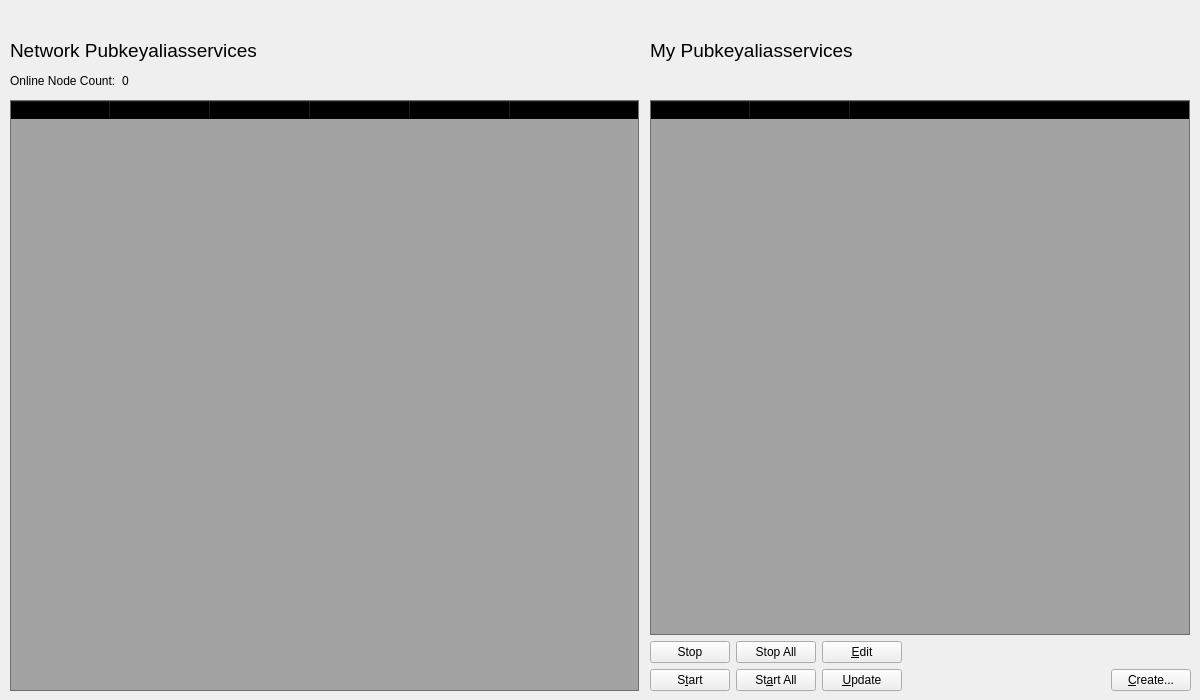
<?xml version="1.0" encoding="UTF-8"?>
<ui version="4.0">
 <class>PubkeyaliasserviceManager</class>
 <widget class="QWidget" name="PubkeyaliasserviceManager">
  <property name="geometry">
   <rect>
    <x>0</x>
    <y>0</y>
    <width>1200</width>
    <height>700</height>
   </rect>
  </property>
  <property name="windowTitle">
   <string>Form</string>
  </property>
  <property name="styleSheet">
   <string notr="true"/>
  </property>
  <widget class="QWidget" name="">
   <property name="geometry">
    <rect>
     <x>650</x>
     <y>100</y>
     <width>541</width>
     <height>591</height>
    </rect>
   </property>
   <layout class="QVBoxLayout" name="verticalLayout_2">
    <property name="bottomMargin">
     <number>0</number>
    </property>
    <item>
     <widget class="QTableWidget" name="tableWidget_2">
      <property name="minimumSize">
       <size>
        <width>400</width>
        <height>0</height>
       </size>
      </property>
      <property name="maximumSize">
       <size>
        <width>540</width>
        <height>16777215</height>
       </size>
      </property>
      <property name="styleSheet">
       <string notr="true">background: transparent;
background-color: rgb(20, 20, 20, 0.35);
</string>
      </property>
      <property name="editTriggers">
       <set>QAbstractItemView::NoEditTriggers</set>
      </property>
      <property name="alternatingRowColors">
       <bool>true</bool>
      </property>
      <property name="selectionMode">
       <enum>QAbstractItemView::SingleSelection</enum>
      </property>
      <property name="selectionBehavior">
       <enum>QAbstractItemView::SelectRows</enum>
      </property>
      <attribute name="horizontalHeaderStretchLastSection">
       <bool>true</bool>
      </attribute>
      <column>
       <property name="text">
        <string>Alias</string>
       </property>
      </column>
      <column>
       <property name="text">
        <string>IP/Onion</string>
       </property>
      </column>
      <column>
       <property name="text">
        <string>Status</string>
       </property>
      </column>
     </widget>
    </item>
    <item>
     <layout class="QHBoxLayout" name="horizontalLayout_2">
      <property name="bottomMargin">
       <number>0</number>
      </property>
      <item>
       <widget class="QPushButton" name="stopButton">
        <property name="text">
         <string>Stop</string>
        </property>
       </widget>
      </item>
      <item>
       <widget class="QPushButton" name="stopAllButton">
        <property name="text">
         <string>Stop All</string>
        </property>
       </widget>
      </item>
      <item>
       <widget class="QPushButton" name="editButton">
        <property name="text">
         <string>&amp;Edit</string>
        </property>
       </widget>
      </item>
      <item>
       <spacer name="horizontalSpacer_2">
        <property name="orientation">
         <enum>Qt::Horizontal</enum>
        </property>
        <property name="sizeHint" stdset="0">
         <size>
          <width>40</width>
          <height>20</height>
         </size>
        </property>
       </spacer>
      </item>
     </layout>
    </item>
    <item>
     <layout class="QHBoxLayout" name="horizontalLayout_4">
      <property name="bottomMargin">
       <number>0</number>
      </property>
     </layout>
    </item>
    <item>
     <layout class="QHBoxLayout" name="horizontalLayout_5">
      <property name="bottomMargin">
       <number>0</number>
      </property>
      <item>
       <widget class="QPushButton" name="startButton">
        <property name="text">
         <string>S&amp;tart</string>
        </property>
       </widget>
      </item>
      <item>
       <widget class="QPushButton" name="startAllButton">
        <property name="text">
         <string>St&amp;art All</string>
        </property>
       </widget>
      </item>
      <item>
       <widget class="QPushButton" name="UpdateButton">
        <property name="text">
         <string>&amp;Update</string>
        </property>
       </widget>
      </item>
      <item>
       <spacer name="horizontalSpacer_5">
        <property name="orientation">
         <enum>Qt::Horizontal</enum>
        </property>
        <property name="sizeHint" stdset="0">
         <size>
          <width>40</width>
          <height>20</height>
         </size>
        </property>
       </spacer>
      </item>
      <item>
       <widget class="QPushButton" name="createButton">
        <property name="text">
         <string>&amp;Create...</string>
        </property>
       </widget>
      </item>
     </layout>
    </item>
   </layout>
  </widget>
  <widget class="QWidget" name="">
   <property name="geometry">
    <rect>
     <x>10</x>
     <y>70</y>
     <width>471</width>
     <height>22</height>
    </rect>
   </property>
   <layout class="QHBoxLayout" name="horizontalLayout_3">
    <property name="bottomMargin">
     <number>0</number>
    </property>
    <item>
     <widget class="QLabel" name="label_2">
      <property name="text">
       <string>Online Node Count:</string>
      </property>
     </widget>
    </item>
    <item>
     <widget class="QLabel" name="countLabel">
      <property name="text">
       <string>0</string>
      </property>
     </widget>
    </item>
    <item>
     <spacer name="horizontalSpacer_3">
      <property name="orientation">
       <enum>Qt::Horizontal</enum>
      </property>
      <property name="sizeHint" stdset="0">
       <size>
        <width>40</width>
        <height>20</height>
       </size>
      </property>
     </spacer>
    </item>
   </layout>
  </widget>
  <widget class="QTableWidget" name="tableWidgetPubkeyaliasservices">
   <property name="geometry">
    <rect>
     <x>10</x>
     <y>100</y>
     <width>629</width>
     <height>591</height>
    </rect>
   </property>
   <property name="styleSheet">
    <string notr="true">background: transparent;
background-color: rgb(20, 20, 20, 0.35);</string>
   </property>
   <property name="editTriggers">
    <set>QAbstractItemView::NoEditTriggers</set>
   </property>
   <property name="alternatingRowColors">
    <bool>true</bool>
   </property>
   <property name="selectionBehavior">
    <enum>QAbstractItemView::SelectRows</enum>
   </property>
   <property name="sortingEnabled">
    <bool>true</bool>
   </property>
   <attribute name="horizontalHeaderStretchLastSection">
    <bool>true</bool>
   </attribute>
   <column>
    <property name="text">
     <string>Address</string>
    </property>
   </column>
   <column>
    <property name="text">
     <string>Protocol</string>
    </property>
   </column>
   <column>
    <property name="text">
     <string>Active</string>
    </property>
   </column>
   <column>
    <property name="text">
     <string>Active (secs)</string>
    </property>
   </column>
   <column>
    <property name="text">
     <string>Last Seen</string>
    </property>
   </column>
   <column>
    <property name="text">
     <string>Pubkey</string>
    </property>
   </column>
  </widget>
  <widget class="QWidget" name="layoutWidget">
   <property name="geometry">
    <rect>
     <x>650</x>
     <y>30</y>
     <width>471</width>
     <height>41</height>
    </rect>
   </property>
   <layout class="QHBoxLayout" name="horizontalLayout_6">
    <property name="bottomMargin">
     <number>0</number>
    </property>
    <item>
     <widget class="QLabel" name="label_3">
      <property name="font">
       <font>
        <pointsize>14</pointsize>
       </font>
      </property>
      <property name="text">
       <string>My Pubkeyaliasservices</string>
      </property>
     </widget>
    </item>
    <item>
     <spacer name="horizontalSpacer_4">
      <property name="orientation">
       <enum>Qt::Horizontal</enum>
      </property>
      <property name="sizeHint" stdset="0">
       <size>
        <width>40</width>
        <height>20</height>
       </size>
      </property>
     </spacer>
    </item>
   </layout>
  </widget>
  <widget class="QWidget" name="layoutWidget_2">
   <property name="geometry">
    <rect>
     <x>10</x>
     <y>30</y>
     <width>471</width>
     <height>41</height>
    </rect>
   </property>
   <layout class="QHBoxLayout" name="horizontalLayout_7">
    <property name="bottomMargin">
     <number>0</number>
    </property>
    <item>
     <widget class="QLabel" name="label_4">
      <property name="font">
       <font>
        <pointsize>14</pointsize>
       </font>
      </property>
      <property name="text">
       <string>Network Pubkeyaliasservices</string>
      </property>
     </widget>
    </item>
    <item>
     <spacer name="horizontalSpacer_6">
      <property name="orientation">
       <enum>Qt::Horizontal</enum>
      </property>
      <property name="sizeHint" stdset="0">
       <size>
        <width>40</width>
        <height>20</height>
       </size>
      </property>
     </spacer>
    </item>
   </layout>
  </widget>
 </widget>
 <resources/>
 <connections/>
</ui>
